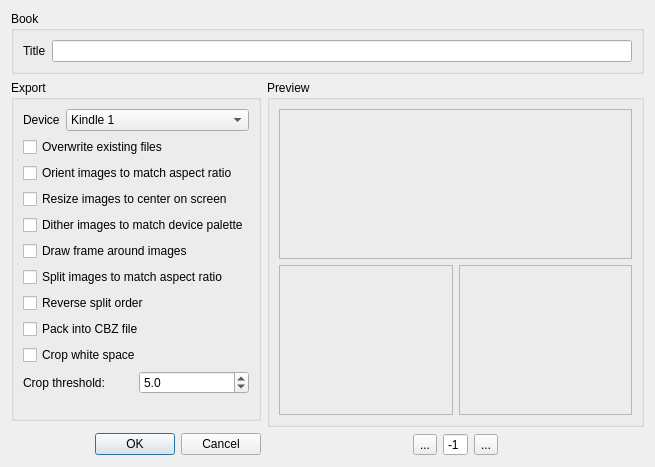
<?xml version="1.0" encoding="UTF-8"?>
<ui version="4.0">
 <class>DialogOptions</class>
 <widget class="QDialog" name="DialogOptions">
  <property name="geometry">
   <rect>
    <x>0</x>
    <y>0</y>
    <width>655</width>
    <height>467</height>
   </rect>
  </property>
  <property name="windowTitle">
   <string>Options</string>
  </property>
  <layout class="QGridLayout" name="gridLayout" columnstretch="0,1">
   <item row="0" column="0" colspan="2">
    <widget class="QGroupBox" name="groupBox">
     <property name="title">
      <string>Book</string>
     </property>
     <property name="flat">
      <bool>false</bool>
     </property>
     <layout class="QFormLayout" name="formLayout">
      <item row="0" column="0">
       <widget class="QLabel" name="label">
        <property name="text">
         <string>Title</string>
        </property>
       </widget>
      </item>
      <item row="0" column="1">
       <widget class="QLineEdit" name="lineEditTitle"/>
      </item>
     </layout>
    </widget>
   </item>
   <item row="1" column="0">
    <widget class="QGroupBox" name="groupBox_2">
     <property name="sizePolicy">
      <sizepolicy hsizetype="Expanding" vsizetype="Preferred">
       <horstretch>0</horstretch>
       <verstretch>0</verstretch>
      </sizepolicy>
     </property>
     <property name="title">
      <string>Export</string>
     </property>
     <layout class="QVBoxLayout" name="verticalLayout_2">
      <item>
       <layout class="QFormLayout" name="formLayout_2">
        <item row="0" column="0">
         <widget class="QLabel" name="label_2">
          <property name="text">
           <string>Device</string>
          </property>
         </widget>
        </item>
        <item row="0" column="1">
         <widget class="QComboBox" name="comboBoxDevice">
          <item>
           <property name="text">
            <string>Kindle 1</string>
           </property>
          </item>
          <item>
           <property name="text">
            <string>Kindle 2</string>
           </property>
          </item>
          <item>
           <property name="text">
            <string>Kindle 3</string>
           </property>
          </item>
          <item>
           <property name="text">
            <string>Kindle 4</string>
           </property>
          </item>
          <item>
           <property name="text">
            <string>Kindle DX</string>
           </property>
          </item>
          <item>
           <property name="text">
            <string>Kindle DXG</string>
           </property>
          </item>
         </widget>
        </item>
       </layout>
      </item>
      <item>
       <widget class="QCheckBox" name="checkboxOverwrite">
        <property name="text">
         <string>Overwrite existing files</string>
        </property>
       </widget>
      </item>
      <item>
       <widget class="QCheckBox" name="checkboxOrient">
        <property name="text">
         <string>Orient images to match aspect ratio</string>
        </property>
       </widget>
      </item>
      <item>
       <widget class="QCheckBox" name="checkboxResize">
        <property name="text">
         <string>Resize images to center on screen</string>
        </property>
       </widget>
      </item>
      <item>
       <widget class="QCheckBox" name="checkboxQuantize">
        <property name="text">
         <string>Dither images to match device palette</string>
        </property>
       </widget>
      </item>
      <item>
       <widget class="QCheckBox" name="checkboxFrame">
        <property name="text">
         <string>Draw frame around images</string>
        </property>
       </widget>
      </item>
      <item>
       <widget class="QCheckBox" name="checkboxSplit">
        <property name="text">
         <string>Split images to match aspect ratio</string>
        </property>
       </widget>
      </item>
      <item>
       <widget class="QCheckBox" name="checkboxReverse">
        <property name="text">
         <string>Reverse split order</string>
        </property>
       </widget>
      </item>
      <item>
       <widget class="QCheckBox" name="checkboxCbz">
        <property name="text">
         <string>Pack into CBZ file</string>
        </property>
       </widget>
      </item>
      <item>
       <widget class="QCheckBox" name="checkboxCrop">
        <property name="text">
         <string>Crop white space</string>
        </property>
       </widget>
      </item>
      <item>
       <layout class="QHBoxLayout" name="horizontalLayout_2">
        <item>
         <widget class="QLabel" name="label_3">
          <property name="text">
           <string>Crop threshold:</string>
          </property>
         </widget>
        </item>
        <item>
         <widget class="QDoubleSpinBox" name="thresholdSpinBox">
          <property name="decimals">
           <number>1</number>
          </property>
          <property name="maximum">
           <double>999.000000000000000</double>
          </property>
          <property name="value">
           <double>5.000000000000000</double>
          </property>
         </widget>
        </item>
       </layout>
      </item>
      <item>
       <spacer name="verticalSpacer">
        <property name="orientation">
         <enum>Qt::Vertical</enum>
        </property>
        <property name="sizeHint" stdset="0">
         <size>
          <width>20</width>
          <height>40</height>
         </size>
        </property>
       </spacer>
      </item>
     </layout>
    </widget>
   </item>
   <item row="3" column="0">
    <widget class="QDialogButtonBox" name="buttonBox">
     <property name="standardButtons">
      <set>QDialogButtonBox::Cancel|QDialogButtonBox::Ok</set>
     </property>
    </widget>
   </item>
   <item row="1" column="1" rowspan="2">
    <widget class="QGroupBox" name="groupBox_3">
     <property name="sizePolicy">
      <sizepolicy hsizetype="Preferred" vsizetype="Preferred">
       <horstretch>0</horstretch>
       <verstretch>0</verstretch>
      </sizepolicy>
     </property>
     <property name="title">
      <string>Preview</string>
     </property>
     <layout class="QGridLayout" name="gridLayout_2">
      <item row="0" column="0" colspan="2">
       <widget class="ImageContainer" name="prevOrig">
        <property name="sizePolicy">
         <sizepolicy hsizetype="Ignored" vsizetype="Ignored">
          <horstretch>0</horstretch>
          <verstretch>0</verstretch>
         </sizepolicy>
        </property>
        <property name="baseSize">
         <size>
          <width>0</width>
          <height>0</height>
         </size>
        </property>
        <property name="toolTip">
         <string>Before</string>
        </property>
        <property name="frameShape">
         <enum>QFrame::StyledPanel</enum>
        </property>
        <property name="text">
         <string/>
        </property>
        <property name="pixmap">
         <pixmap resource="../res/resources.qrc">:/img/preview/page.png</pixmap>
        </property>
        <property name="alignment">
         <set>Qt::AlignCenter</set>
        </property>
       </widget>
      </item>
      <item row="1" column="0">
       <widget class="ImageContainer" name="prevPage1">
        <property name="sizePolicy">
         <sizepolicy hsizetype="Ignored" vsizetype="Ignored">
          <horstretch>0</horstretch>
          <verstretch>0</verstretch>
         </sizepolicy>
        </property>
        <property name="toolTip">
         <string>After: page 1</string>
        </property>
        <property name="frameShape">
         <enum>QFrame::StyledPanel</enum>
        </property>
        <property name="text">
         <string/>
        </property>
        <property name="alignment">
         <set>Qt::AlignCenter</set>
        </property>
       </widget>
      </item>
      <item row="1" column="1">
       <widget class="ImageContainer" name="prevPage2">
        <property name="sizePolicy">
         <sizepolicy hsizetype="Ignored" vsizetype="Ignored">
          <horstretch>0</horstretch>
          <verstretch>0</verstretch>
         </sizepolicy>
        </property>
        <property name="toolTip">
         <string>After: page 2</string>
        </property>
        <property name="frameShape">
         <enum>QFrame::StyledPanel</enum>
        </property>
        <property name="text">
         <string/>
        </property>
        <property name="alignment">
         <set>Qt::AlignCenter</set>
        </property>
       </widget>
      </item>
     </layout>
    </widget>
   </item>
   <item row="3" column="1">
    <layout class="QHBoxLayout" name="horizontalLayout">
     <item>
      <spacer name="horizontalSpacer">
       <property name="orientation">
        <enum>Qt::Horizontal</enum>
       </property>
       <property name="sizeHint" stdset="0">
        <size>
         <width>40</width>
         <height>20</height>
        </size>
       </property>
      </spacer>
     </item>
     <item>
      <widget class="QToolButton" name="prevPreviewButton">
       <property name="text">
        <string>...</string>
       </property>
       <property name="icon">
        <iconset resource="../res/resources.qrc">
         <normaloff>:/img/img/go-previous.png</normaloff>:/img/img/go-previous.png</iconset>
       </property>
      </widget>
     </item>
     <item>
      <widget class="QSpinBox" name="previewSpinBox">
       <property name="buttonSymbols">
        <enum>QAbstractSpinBox::NoButtons</enum>
       </property>
       <property name="minimum">
        <number>-1</number>
       </property>
       <property name="value">
        <number>-1</number>
       </property>
      </widget>
     </item>
     <item>
      <widget class="QToolButton" name="nextPreviewButton">
       <property name="text">
        <string>...</string>
       </property>
       <property name="icon">
        <iconset resource="../res/resources.qrc">
         <normaloff>:/img/img/go-next.png</normaloff>:/img/img/go-next.png</iconset>
       </property>
      </widget>
     </item>
     <item>
      <spacer name="horizontalSpacer_2">
       <property name="orientation">
        <enum>Qt::Horizontal</enum>
       </property>
       <property name="sizeHint" stdset="0">
        <size>
         <width>40</width>
         <height>20</height>
        </size>
       </property>
      </spacer>
     </item>
    </layout>
   </item>
  </layout>
 </widget>
 <customwidgets>
  <customwidget>
   <class>ImageContainer</class>
   <extends>QLabel</extends>
   <header>mangle.imagecontainer</header>
  </customwidget>
 </customwidgets>
 <resources>
  <include location="../res/resources.qrc"/>
 </resources>
 <connections>
  <connection>
   <sender>buttonBox</sender>
   <signal>accepted()</signal>
   <receiver>DialogOptions</receiver>
   <slot>accept()</slot>
   <hints>
    <hint type="sourcelabel">
     <x>248</x>
     <y>254</y>
    </hint>
    <hint type="destinationlabel">
     <x>157</x>
     <y>274</y>
    </hint>
   </hints>
  </connection>
  <connection>
   <sender>buttonBox</sender>
   <signal>rejected()</signal>
   <receiver>DialogOptions</receiver>
   <slot>reject()</slot>
   <hints>
    <hint type="sourcelabel">
     <x>316</x>
     <y>260</y>
    </hint>
    <hint type="destinationlabel">
     <x>286</x>
     <y>274</y>
    </hint>
   </hints>
  </connection>
 </connections>
</ui>
